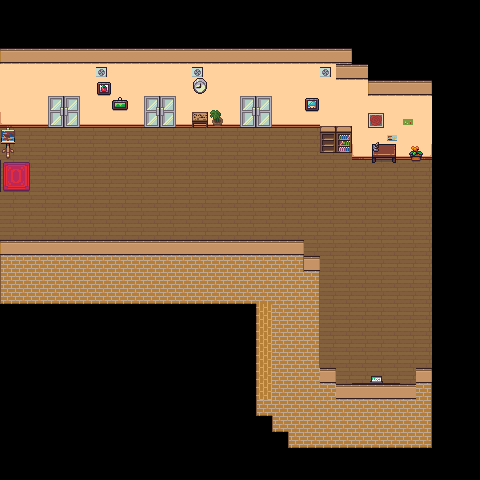

This is a level from a 2D game, rendered from its Tiled map with the project's own tilesets. A one-line summary and the map file follow, with tile-layer data summarised:
An orthogonal 30x30 tile map with 16x16 px tiles, 7 tile layers (Camada de Blocos 6, Camada de Blocos 1, Camada de Blocos 1, Camada de Blocos 2, ...), 9 tilesets.

<map version="1.10" tiledversion="1.10.2" orientation="orthogonal" renderorder="right-down" width="30" height="30" tilewidth="16" tileheight="16" infinite="0" nextlayerid="11" nextobjectid="2">
 <tileset firstgid="1" name="inside" tilewidth="16" tileheight="16" tilecount="70" columns="7">
  <image source="tileSets/inside.png" trans="ff00ff" width="112" height="160" />
  <tile id="42">
   <properties>
    <property name="Collidable" type="bool" value="true" />
   </properties>
  </tile>
  <tile id="43">
   <properties>
    <property name="Collidable" type="bool" value="true" />
   </properties>
  </tile>
  <tile id="44">
   <properties>
    <property name="Collidable" type="bool" value="true" />
   </properties>
  </tile>
 </tileset>
 <tileset firstgid="71" name="interior free" tilewidth="16" tileheight="16" tilecount="50" columns="10">
  <image source="tileSets/interior free.png" trans="ff00ff" width="160" height="80" />
 </tileset>
 <tileset firstgid="121" name="furniture" tilewidth="16" tileheight="16" tilecount="66" columns="6">
  <image source="tileSets/furniture.png" trans="ff00ff" width="100" height="176" />
 </tileset>
 <tileset firstgid="187" name="bridges" tilewidth="16" tileheight="16" tilecount="192" columns="12">
  <image source="tileSets/bridges.png" trans="ff00ff" width="192" height="256" />
 </tileset>
 <tileset firstgid="379" name="PixelSpaces Free Pack" tilewidth="16" tileheight="16" tilecount="1650" columns="75">
  <image source="tileSets/PixelSpaces Free Pack.png" trans="ff00ff" width="1200" height="352" />
 </tileset>
 <tileset firstgid="2029" name="free version" tilewidth="16" tileheight="16" tilecount="99" columns="11">
  <image source="tileSets/free version.png" trans="ff00ff" width="176" height="144" />
 </tileset>
 <tileset firstgid="2128" name="RM2k3School-Classroom-GB" tilewidth="16" tileheight="16" tilecount="480" columns="30">
  <image source="tileSets/RM2k3School-Classroom-GB.png" trans="ff00ff" width="480" height="256" />
 </tileset>
 <tileset firstgid="2608" name="RM2k3School-Classroom" tilewidth="16" tileheight="16" tilecount="480" columns="30">
  <image source="tileSets/RM2k3School-Classroom.png" trans="ff00ff" width="480" height="256" />
  <tile id="104">
   <properties>
    <property name="Collidable" type="bool" value="true" />
   </properties>
  </tile>
  <tile id="105">
   <properties>
    <property name="Collidable" type="bool" value="true" />
   </properties>
  </tile>
  <tile id="106">
   <properties>
    <property name="Collidable" type="bool" value="true" />
   </properties>
  </tile>
  <tile id="107">
   <properties>
    <property name="Collidable" type="bool" value="true" />
   </properties>
  </tile>
  <tile id="108">
   <properties>
    <property name="Collidable" type="bool" value="true" />
   </properties>
  </tile>
  <tile id="134">
   <properties>
    <property name="Collidable" type="bool" value="true" />
   </properties>
  </tile>
  <tile id="135">
   <properties>
    <property name="Collidable" type="bool" value="true" />
   </properties>
  </tile>
  <tile id="136">
   <properties>
    <property name="Collidable" type="bool" value="true" />
   </properties>
  </tile>
  <tile id="137">
   <properties>
    <property name="Collidable" type="bool" value="true" />
   </properties>
  </tile>
  <tile id="138">
   <properties>
    <property name="Collidable" type="bool" value="true" />
   </properties>
  </tile>
  <tile id="164">
   <properties>
    <property name="Collidable" type="bool" value="true" />
   </properties>
  </tile>
  <tile id="165">
   <properties>
    <property name="Collidable" type="bool" value="true" />
   </properties>
  </tile>
  <tile id="166">
   <properties>
    <property name="Collidable" type="bool" value="true" />
   </properties>
  </tile>
  <tile id="167">
   <properties>
    <property name="Collidable" type="bool" value="true" />
   </properties>
  </tile>
  <tile id="168">
   <properties>
    <property name="Collidable" type="bool" value="true" />
   </properties>
  </tile>
  <tile id="324">
   <properties>
    <property name="Collidable" type="bool" value="true" />
   </properties>
  </tile>
  <tile id="325">
   <properties>
    <property name="Collidable" type="bool" value="true" />
   </properties>
  </tile>
  <tile id="326">
   <properties>
    <property name="Collidable" type="bool" value="true" />
   </properties>
  </tile>
  <tile id="327">
   <properties>
    <property name="Collidable" type="bool" value="true" />
   </properties>
  </tile>
  <tile id="467">
   <properties>
    <property name="Collidable" type="bool" value="true" />
   </properties>
  </tile>
  <tile id="468">
   <properties>
    <property name="Collidable" type="bool" value="true" />
   </properties>
  </tile>
  <tile id="469">
   <properties>
    <property name="Collidable" type="bool" value="true" />
   </properties>
  </tile>
 </tileset>
 <tileset firstgid="3088" name="RM2k3School-Classroom" tilewidth="16" tileheight="16" tilecount="480" columns="30">
  <image source="tileSets/RM2k3School-Classroom.png" trans="7f7f7f" width="480" height="256" />
 </tileset>
 <layer id="7" name="Camada de Blocos 6" width="30" height="30">
  <data>[900 cells, 172 non-empty, 11 distinct tile ids]</data>
 </layer>
 <layer id="1" name="Camada de Blocos 1" width="30" height="30" offsetx="0.25" offsety="-0.75">
  <data>[900 cells, 109 non-empty, 4 distinct tile ids]</data>
 </layer>
 <layer id="3" name="Camada de Blocos 1" width="30" height="30" offsetx="0.25" offsety="-0.75">
  <data>[900 cells, 239 non-empty, 1 distinct tile ids]</data>
 </layer>
 <layer id="2" name="Camada de Blocos 2" width="30" height="30">
  <data>[900 cells, 30 non-empty, 20 distinct tile ids]</data>
 </layer>
 <layer id="5" name="Camada de Blocos 4" width="30" height="30" offsetx="16" offsety="14.8333">
  <data>[900 cells, 7 non-empty, 7 distinct tile ids]</data>
 </layer>
 <layer id="6" name="Camada de Blocos 5" width="30" height="30">
  <data>[900 cells, 8 non-empty, 4 distinct tile ids]</data>
 </layer>
 <layer id="8" name="Camada de Blocos 7" width="30" height="30" offsetx="8.66667" offsety="-14">
  <data>[900 cells, 1 non-empty, 1 distinct tile ids]</data>
 </layer>
</map>
